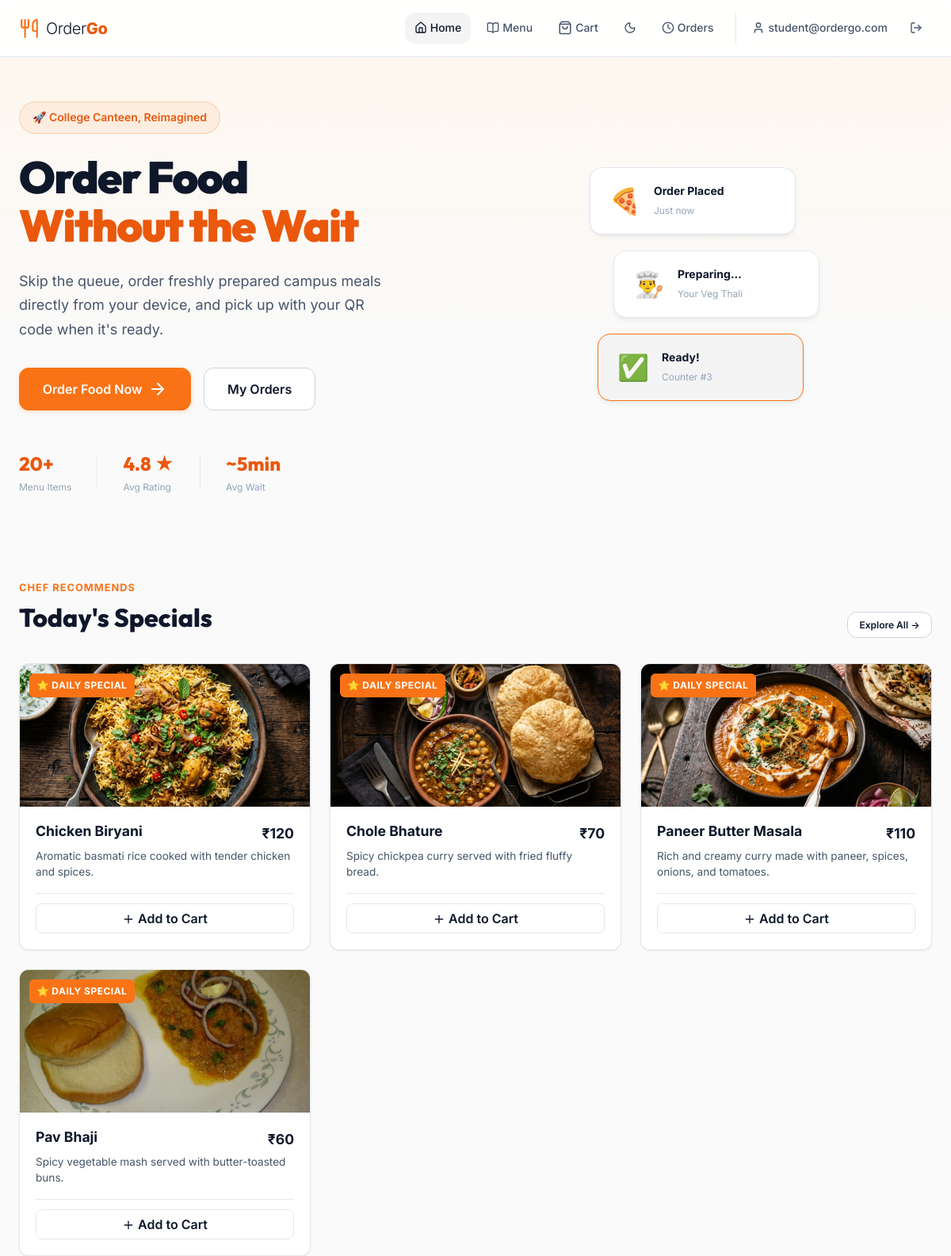
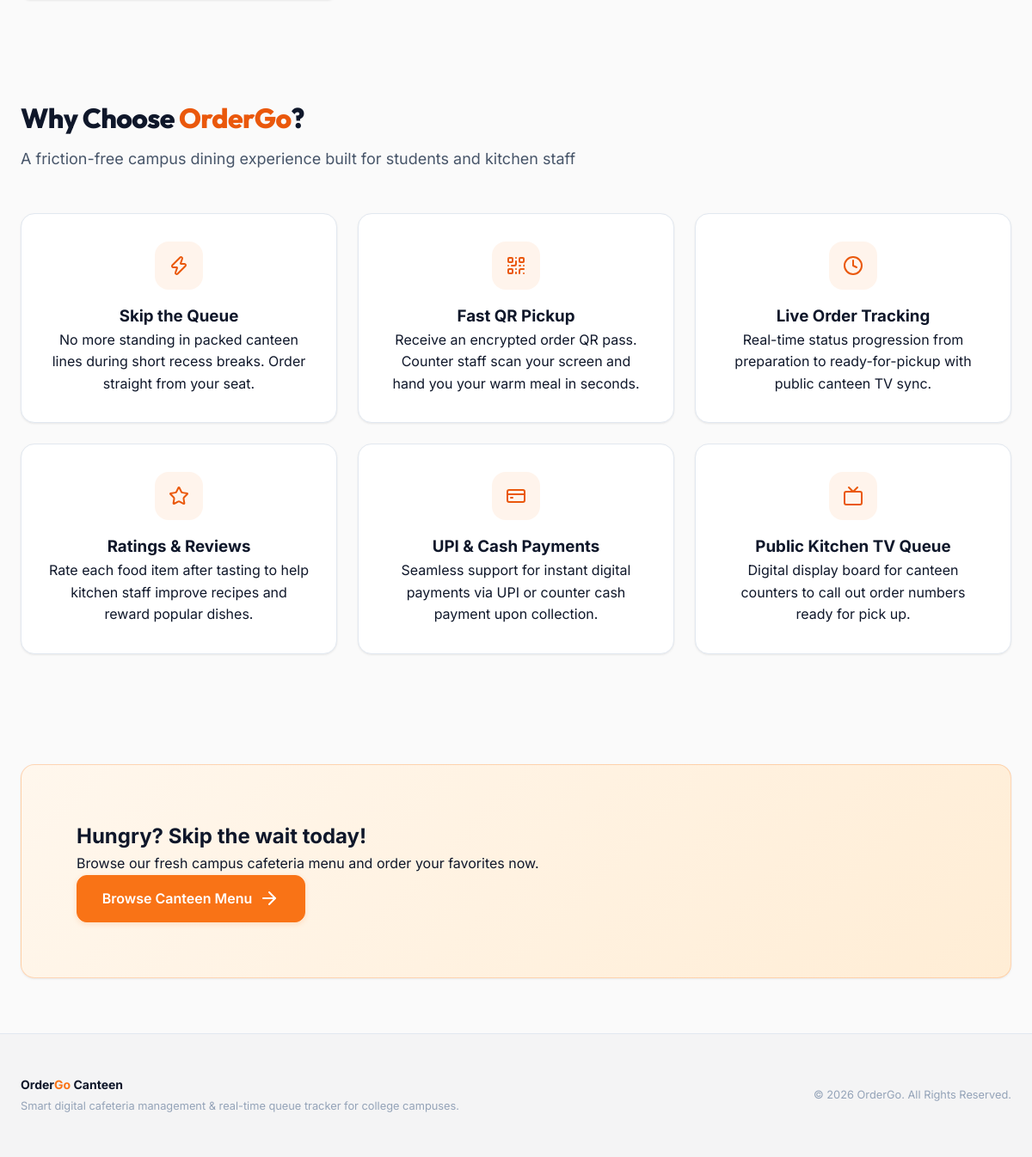
The app's page / (signed in) with its own data (2 pictures, top to bottom).
### tables this page shows
CREATE TABLE IF NOT EXISTS odg_menu_items (
  item_id INT AUTO_INCREMENT PRIMARY KEY,
  name VARCHAR(255) NOT NULL,
  description TEXT,
  category ENUM('breakfast', 'lunch', 'snacks', 'beverages', 'desserts') NOT NULL,
  price DECIMAL(10, 2) NOT NULL,
  stock INT DEFAULT 50,
  image_url VARCHAR(255),
  is_available BOOLEAN DEFAULT 1,
  is_daily_special BOOLEAN DEFAULT 0,
  created_at DATETIME DEFAULT CURRENT_TIMESTAMP
);

### includes/auth.php (called while the page is built, shortened)
<?php
function is_logged_in(): bool {
    return isset($_SESSION['user']) && !empty($_SESSION['user']['user_id']);
}
function user_role(): ?string {
    return $_SESSION['user']['role'] ?? null;
}

### includes/helpers.php (called while the page is built, shortened)
<?php
function format_price($price): string {
    $val = floatval($price);
    return '₹' . number_format($val, (floor($val) == $val ? 0 : 2));
}
function get_image_url(?string $path): string {
    if (str_starts_with($path, 'assets/') || str_starts_with($path, 'uploads/')) {
        return ROOT_PATH . '/' . $path;
    }
    return ROOT_PATH . '/' . $path;
}

### index.php (the view, shortened to what this page needs)
<?php
require_once __DIR__ . '/includes/helpers.php';
require_once __DIR__ . '/includes/auth.php';
$db = get_db();
$stmt = $db->query("SELECT * FROM odg_menu_items WHERE is_daily_special = 1 AND is_available = 1 LIMIT 4");
$specials = $stmt->fetchAll();
require __DIR__ . '/includes/header.php';
?>
<div class="home-page">
  <section class="hero">
    <div class="container hero-content">
      <div class="hero-text">
        <span class="hero-badge">🚀 College Canteen, Reimagined</span>
        <h1 class="hero-title">
          Order Food <br />
          <span class="hero-gradient">Without the Wait</span>
        </h1>
        <p class="hero-subtitle">
          Skip the queue, order freshly prepared campus meals directly from your device, and pick up with your QR code when it's ready.
        </p>
        <div class="hero-actions">
          <?php if (!is_logged_in()): ?>
            <a href="<?= ROOT_PATH ?>/register.php" class="btn btn-primary btn-lg">
              Get Started <i data-lucide="arrow-right"></i>
            </a>
            <a href="<?= ROOT_PATH ?>/menu.php" class="btn btn-secondary btn-lg">View Menu</a>
          <?php elseif (user_role() === 'admin'): ?>
            <a href="<?= ROOT_PATH ?>/admin/index.php" class="btn btn-primary btn-lg">
              Admin Portal <i data-lucide="arrow-right"></i>
            </a>
          <?php elseif (user_role() === 'staff'): ?>
            <a href="<?= ROOT_PATH ?>/staff/index.php" class="btn btn-primary btn-lg">
              Kitchen Dashboard <i data-lucide="arrow-right"></i>
            </a>
          <?php else: ?>
            <a href="<?= ROOT_PATH ?>/menu.php" class="btn btn-primary btn-lg">
              Order Food Now <i data-lucide="arrow-right"></i>
            </a>
            <a href="<?= ROOT_PATH ?>/orders.php" class="btn btn-secondary btn-lg">My Orders</a>
          <?php endif; ?>
        </div>
        <div class="hero-stats">
          <div class="hero-stat">
            <strong>20+</strong>
            <span>Menu Items</span>
          </div>
          <div class="hero-stat">
            <strong>4.8 ★</strong>
            <span>Avg Rating</span>
          </div>
          <div class="hero-stat">
            <strong>~5min</strong>
            <span>Avg Wait</span>
          </div>
        </div>
      </div>
      <div class="hero-visual">
        <div class="hero-card-stack">
          <div class="hero-float-card card-1">
            <span>🍕</span>
            <div><strong>Order Placed</strong><small>Just now</small></div>
          </div>
          <div class="hero-float-card card-2">
            <span>👨‍🍳</span>
            <div><strong>Preparing...</strong><small>Your Veg Thali</small></div>
          </div>
          <div class="hero-float-card card-3">
            <span>✅</span>
            <div><strong>Ready!</strong><small>Counter #3</small></div>
          </div>
        </div>
      </div>
    </div>
  </section>
  <?php if (!empty($specials)): ?>
    <section class="container" style="padding: 3rem 1.5rem;">
      <div style="display: flex; justify-content: space-between; align-items: flex-end; margin-bottom: 2rem;">
        <div>
          <span style="color: var(--accent-primary); font-weight: 700; text-transform: uppercase; font-size: 0.8rem; letter-spacing: 1px;">Chef Recommends</span>
          <h2 style="font-family: var(--font-display); font-size: 2rem; font-weight: 800; color: var(--text-primary);">Today's Specials</h2>
        </div>
        <a href="<?= ROOT_PATH ?>/menu.php" class="btn btn-secondary btn-sm">Explore All &rarr;</a>
      </div>
      <div class="menu-grid">
        <?php foreach ($specials as $item): ?>
          <div class="glass-card menu-card" data-cart-item-id="<?= $item['item_id'] ?>">
            <span class="badge badge-special menu-card-badge">⭐ Daily Special</span>
            <div class="menu-card-image" onclick="window.location.href='menu.php?item=<?= $item['item_id'] ?>'">
              <img src="<?= get_image_url($item['image_url']) ?>" alt="<?= htmlspecialchars($item['name']) ?>" class="menu-card-img" loading="lazy">
            </div>
            <div class="menu-card-content">
              <div class="menu-card-header">
                <h3 class="menu-card-name" onclick="window.location.href='menu.php?item=<?= $item['item_id'] ?>'"><?= htmlspecialchars($item['name']) ?></h3>
                <span class="menu-card-price"><?= format_price($item['price']) ?></span>
              </div>
              <p class="menu-card-desc"><?= htmlspecialchars($item['description']) ?></p>
              <div class="menu-card-actions">
                <?php if (is_logged_in()): ?>
                  <button class="btn-add-cart"
                          onclick="Cart.addItem({item_id: <?= $item['item_id'] ?>, name: '<?= addslashes($item['name']) ?>', price: <?= $item['price'] ?>, image_url: '<?= addslashes(get_image_url($item['image_url'])) ?>'})">
                    <span class="hide-on-mobile"><i data-lucide="plus" style="width:16px;height:16px;vertical-align:middle;"></i> Add to Cart</span>
                  </button>
                <?php endif; ?>
              </div>
            </div>
          </div>
        <?php endforeach; ?>
      </div>
    </section>
  <?php endif; ?>
  <section class="features-section">
    <div class="container">
      <div class="text-center" style="margin-bottom: 3rem;">
        <h2 class="page-title">Why Choose <span class="hero-gradient">OrderGo</span>?</h2>
        <p class="page-subtitle">A friction-free campus dining experience built for students and kitchen staff</p>
      </div>
      <div class="features-grid">
        <div class="glass-card feature-card">
          <div class="feature-icon"><i data-lucide="zap"></i></div>
          <h3>Skip the Queue</h3>
          <p>No more standing in packed canteen lines during short recess breaks. Order straight from your seat.</p>
        </div>
        <div class="glass-card feature-card">
          <div class="feature-icon"><i data-lucide="qr-code"></i></div>
          <h3>Fast QR Pickup</h3>
          <p>Receive an encrypted order QR pass. Counter staff scan your screen and hand you your warm meal in seconds.</p>
        </div>
        <div class="glass-card feature-card">
          <div class="feature-icon"><i data-lucide="clock"></i></div>
          <h3>Live Order Tracking</h3>
          <p>Real-time status progression from preparation to ready-for-pickup with public canteen TV sync.</p>
        </div>
        <div class="glass-card feature-card">
          <div class="feature-icon"><i data-lucide="star"></i></div>
          <h3>Ratings & Reviews</h3>
          <p>Rate each food item after tasting to help kitchen staff improve recipes and reward popular dishes.</p>
        </div>
        <div class="glass-card feature-card">
          <div class="feature-icon"><i data-lucide="credit-card"></i></div>
          <h3>UPI & Cash Payments</h3>
          <p>Seamless support for instant digital payments via UPI or counter cash payment upon collection.</p>
        </div>
        <div class="glass-card feature-card">
          <div class="feature-icon"><i data-lucide="tv"></i></div>
          <h3>Public Kitchen TV Queue</h3>
          <p>Digital display board for canteen counters to call out order numbers ready for pick up.</p>
        </div>
      </div>
    </div>
  </section>
  <section class="cta-section">
    <div class="container text-center">
      <div class="glass-card cta-card">
        <h2>Hungry? Skip the wait today!</h2>
        <p>Browse our fresh campus cafeteria menu and order your favorites now.</p>
        <a href="<?= ROOT_PATH ?>/menu.php" class="btn btn-primary btn-lg">
          Browse Canteen Menu <i data-lucide="arrow-right"></i>
        </a>
      </div>
    </div>
  </section>
</div>
<?php require __DIR__ . '/includes/footer.php'; ?>

### assets/css/main.css (style rules this page uses)
:root { --bg-primary: #FAFAFA; --bg-secondary: #F4F4F5; --bg-tertiary: #E4E4E7; --bg-card: #FFFFFF; --bg-glass: rgba(255, 255, 255, 0.9); --bg-glass-hover: rgba(255, 255, 255, 1); --bg-glass-active: rgba(244, 244, 245, 1); --accent-primary: #F97316; --accent-primary-hover: #EA580C; --accent-primary-active: #C2410C; --accent-secondary: #FB923C; --accent-gradient: linear-gradient(135deg, #F97316 0%, #EA580C 100%); --accent-gradient-hover: linear-gradient(135deg, #FB923C 0%, #F97316 100%); --accent-glow: rgba(249, 115, 22, 0.18); --accent-tint: #FFF7ED; --accent-subtle: #FFEDD5; --status-pending: #F59E0B; --status-preparing: #3B82F6; --status-ready: #EA580C; --status-completed: #10B981; --status-cancelled: #EF4444; --text-primary: #0F172A; --text-secondary: #475569; --text-muted: #94A3B8; --text-accent: #EA580C; --border-subtle: #E2E8F0; --border-medium: #CBD5E1; --border-accent: rgba(249, 115, 22, 0.25); --shadow-sm: 0 1px 2px rgba(0, 0, 0, 0.04); --shadow-md: 0 4px 6px -1px rgba(0, 0, 0, 0.06), 0 2px 4px -2px rgba(0, 0, 0, 0.04); --shadow-lg: 0 10px 15px -3px rgba(0, 0, 0, 0.07), 0 4px 6px -4px rgba(0, 0, 0, 0.03); --shadow-glow: 0 0 18px rgba(249, 115, 22, 0.18); --shadow-card: 0 1px 3px rgba(0, 0, 0, 0.05), 0 1px 2px rgba(0, 0, 0, 0.03); --space-xs: 0.25rem; --space-sm: 0.5rem; --space-md: 1rem; --space-lg: 1.5rem; --space-xl: 2rem; --space-2xl: 3rem; --space-3xl: 4rem; --font-family: 'Inter', -apple-system, BlinkMacSystemFont, 'Segoe UI', sans-serif; --font-display: 'Outfit', 'Inter', -apple-system, sans-serif; --font-size-xs: 0.75rem; --font-size-sm: 0.875rem; --font-size-md: 1rem; --font-size-lg: 1.125rem; --font-size-xl: 1.25rem; --font-size-2xl: 1.5rem; --font-size-3xl: 2rem; --font-size-4xl: 2.5rem; --font-size-5xl: 3.5rem; --radius-sm: 0.375rem; --radius-md: 0.75rem; --radius-lg: 1rem; --radius-xl: 1.5rem; --radius-full: 9999px; --transition-fast: 150ms ease; --transition-base: 200ms ease; --transition-slow: 300ms ease; --max-width: 1200px; --navbar-height: 72px; }
*, *::before, *::after { margin: 0; padding: 0; box-sizing: border-box; }
html { font-size: 16px; scroll-behavior: smooth; }
body { font-family: var(--font-family); background: var(--bg-primary); color: var(--text-primary); line-height: 1.6; min-height: 100vh; display: flex; flex-direction: column; }
a { color: var(--accent-primary-hover); text-decoration: none; transition: color var(--transition-fast); }
img { max-width: 100%; display: block; }
input, select, textarea, button { font-family: inherit; font-size: inherit; color: inherit; }
.container { width: 100%; max-width: var(--max-width); margin: 0 auto; padding: 0 var(--space-lg); }
.page-title { font-family: var(--font-display); font-size: var(--font-size-3xl); font-weight: 800; color: var(--text-primary); margin-bottom: var(--space-sm); letter-spacing: -0.02em; }
.page-subtitle { color: var(--text-secondary); font-size: var(--font-size-lg); }
.glass-card { background: var(--bg-card); border: 1px solid var(--border-subtle); border-radius: var(--radius-lg); box-shadow: var(--shadow-card); transition: border-color var(--transition-fast), box-shadow var(--transition-fast); }
.btn { display: inline-flex; align-items: center; justify-content: center; gap: var(--space-sm); padding: 0.75rem 1.5rem; border: 1.5px solid transparent; border-radius: var(--radius-md); font-weight: 600; font-size: var(--font-size-sm); cursor: pointer; transition: all var(--transition-fast); text-decoration: none; white-space: nowrap; line-height: 1.25; }
.btn-primary { background: var(--accent-primary); color: #FFFFFF !important; border-color: var(--accent-primary); box-shadow: 0 2px 6px var(--accent-glow); }
.btn-secondary { background: var(--bg-card); color: var(--text-primary) !important; border-color: var(--border-medium); }
.btn-sm { padding: 0.5rem 0.9rem; font-size: var(--font-size-xs); }
.btn-lg { padding: 0.9rem 1.8rem; font-size: var(--font-size-md); }
.badge { display: inline-flex; align-items: center; gap: 0.35rem; padding: 0.3rem 0.75rem; border-radius: var(--radius-full); font-size: var(--font-size-xs); font-weight: 700; text-transform: uppercase; letter-spacing: 0.04em; }

### records on screen
odg_menu_items: image_url (picture), name "Chicken Biryani", price "₹120", description "Aromatic basmati rice cooked with tender chicken and spices."
odg_menu_items: image_url (picture), name "Chole Bhature", price "₹70", description "Spicy chickpea curry served with fried fluffy bread."
odg_menu_items: image_url (picture), name "Paneer Butter Masala", price "₹110", description "Rich and creamy curry made with paneer, spices, onions, and tomatoes."
odg_menu_items: image_url (picture), name "Pav Bhaji", price "₹60", description "Spicy vegetable mash served with butter-toasted buns."

### other values on screen
$user['name'] ?: $user['email'] "student@ordergo.com"
